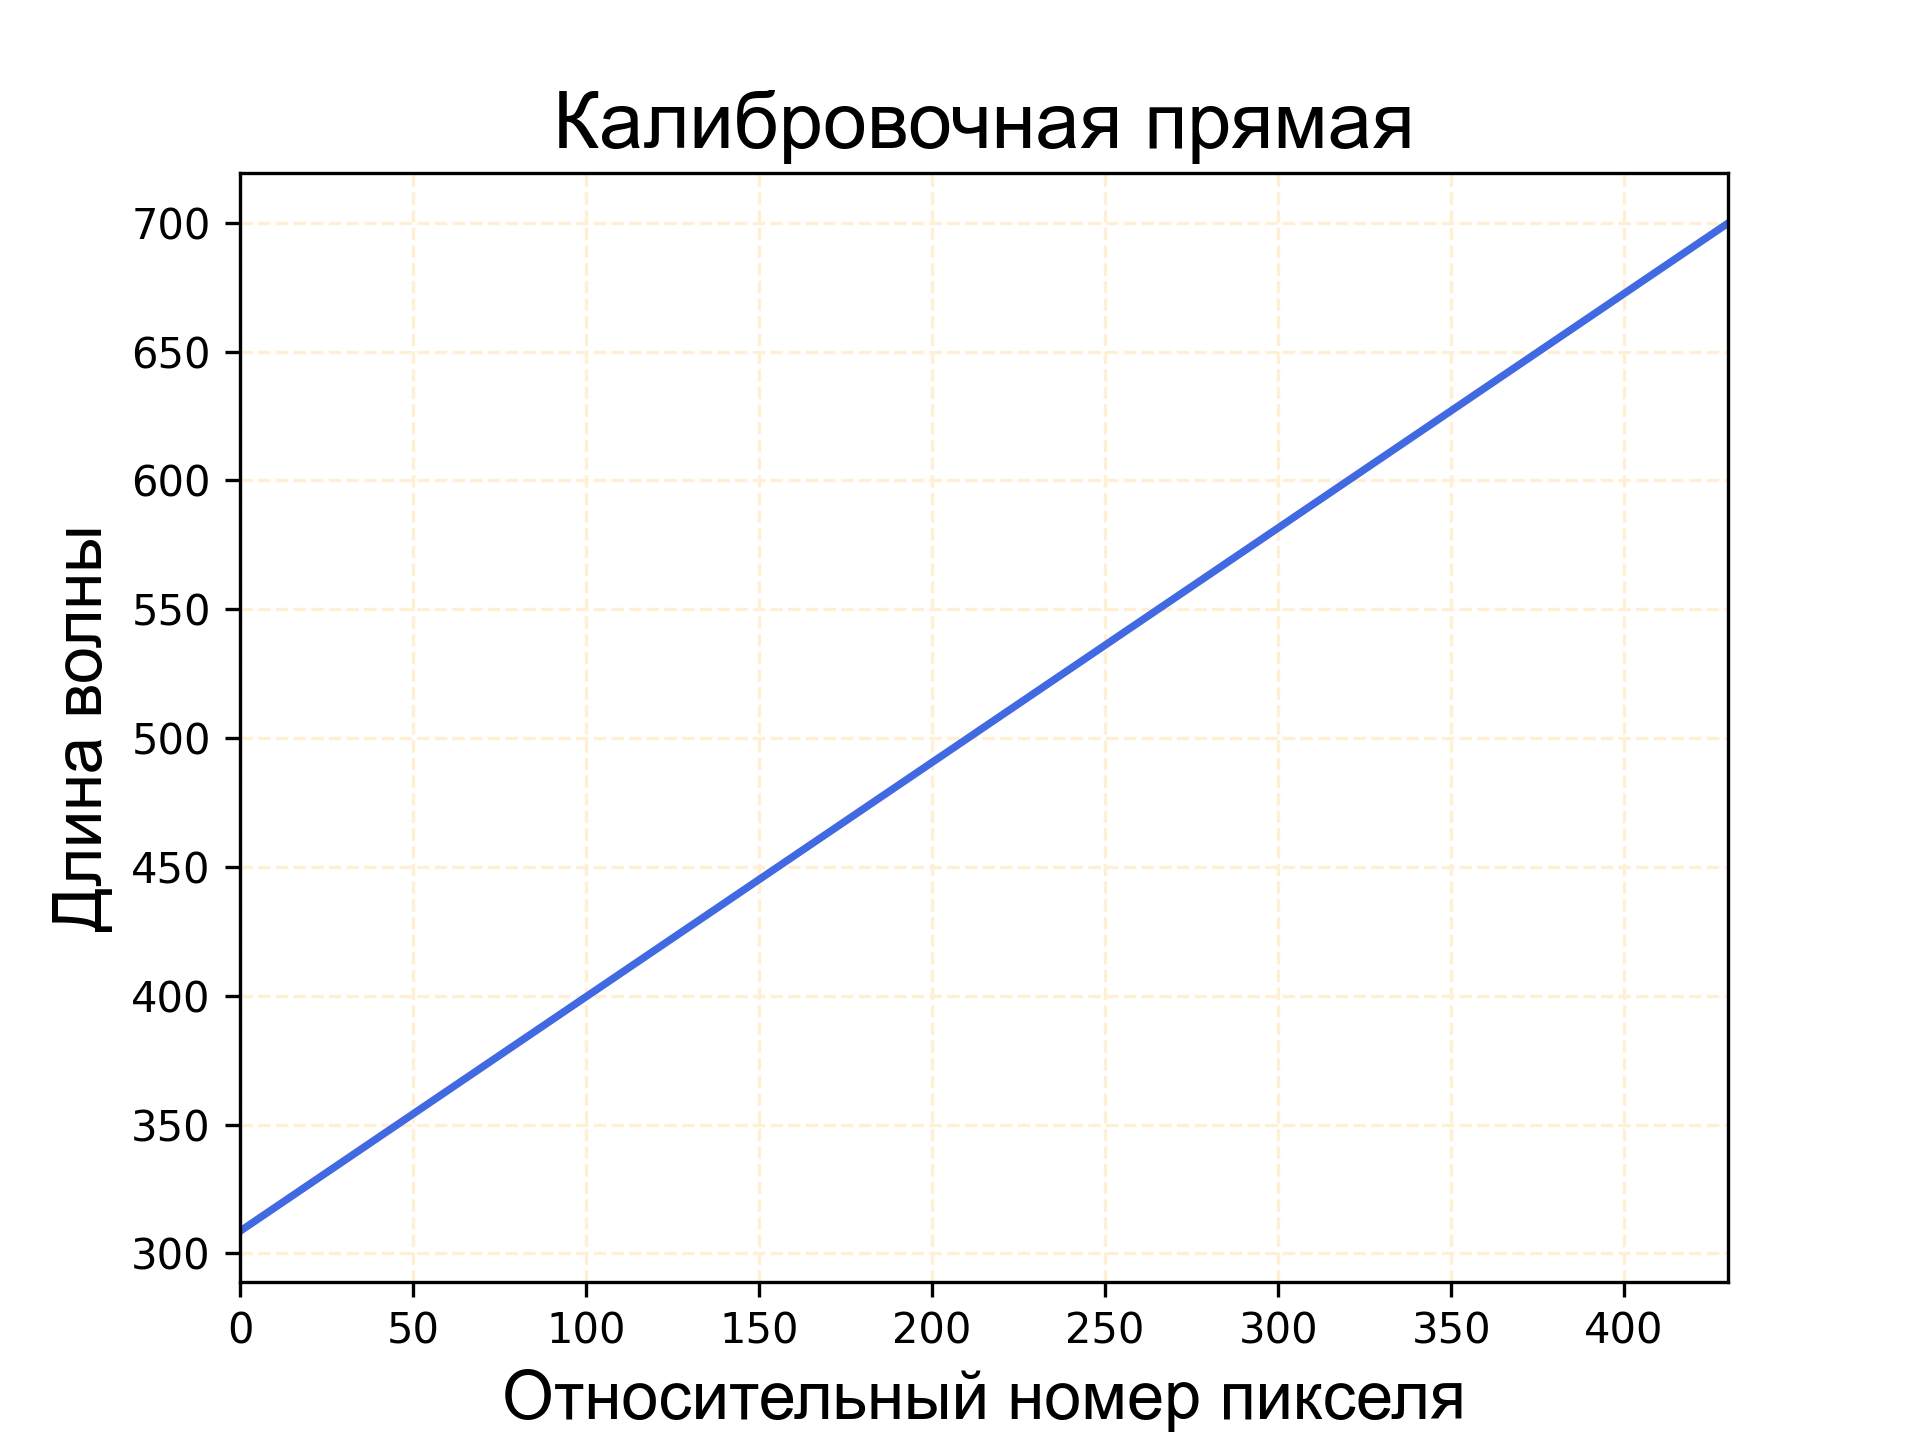

Generate this figure with Python:
import numpy as np
import matplotlib.pyplot as plt

x = [140, 295]
x1 = [0, 140, 295, 430]
y = [436, 577]

coeffs = np.polyfit(x, y, 1)
p = np.poly1d(coeffs)

fig, ax = plt.subplots()
plt.plot(x1, p(x1), c='royalblue', linestyle='-', linewidth=1.8)
csfont = {'fontname': 'Arial', 'size': 16}
hfont = {'fontname': 'Arial', 'size': 19}
plt.xlabel("Относительный номер пикселя", **csfont)
plt.ylabel("Длина волны", **csfont)
plt.minorticks_off()
plt.grid(True, which='major', color='papayawhip', linestyle='--')
ax.set_axisbelow(True)
# plt.scatter(x, y, s=50, marker='x', c='mediumseagreen', linewidths=1)
title_text = 'Калибровочная прямая'
ax.set_title(title_text, wrap=True, **hfont)

ax.set_xlim(0, 430)

plt.savefig("Calib.png", dpi=300)
plt.show()
with open('coefficients.txt', 'w') as f:
    for i in coeffs:
        f.write(str(i) + '\n')